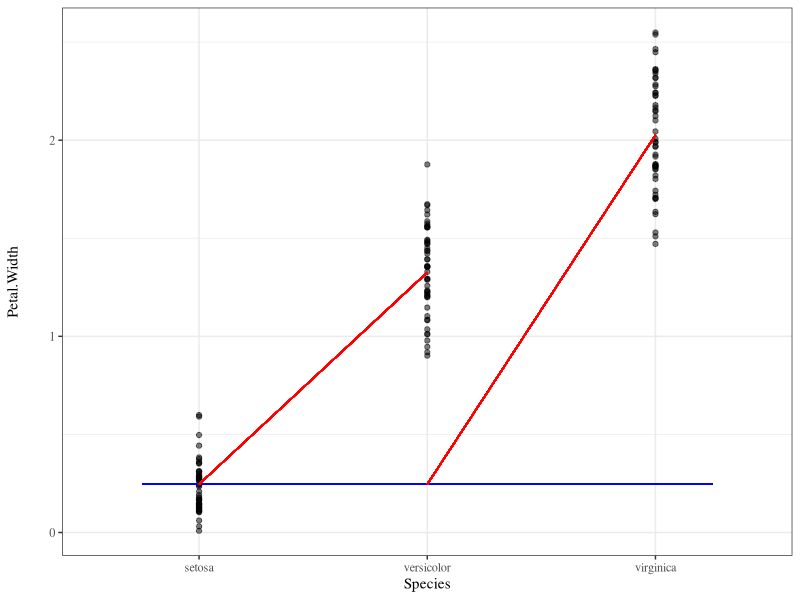
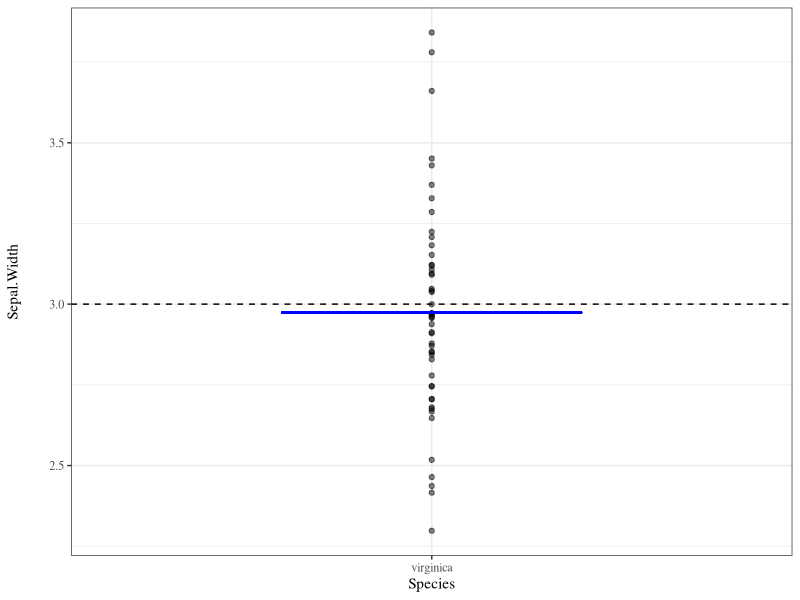
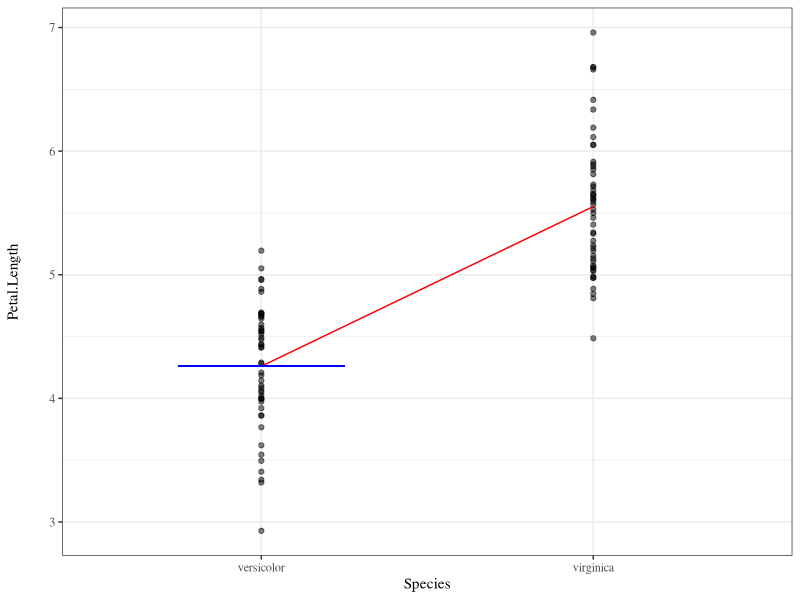
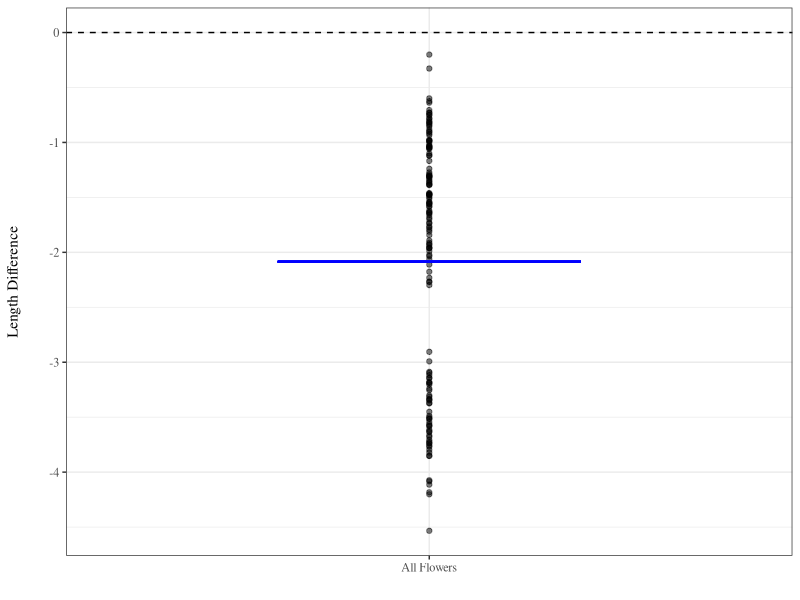

The R source for these figures, in order:
## ---- chunk 1
knitr::opts_chunk$set(echo = TRUE, eval = TRUE, warning = FALSE, message = FALSE, fig.height = 4)
## ---- chunk 2
library(tidyverse)
theme_set(theme_bw())
theme_update(text = element_text(family = "serif"), 
axis.title.y = element_text(margin = margin(r = 20)))

data("iris")
## ---- chunk 3
# One-way analysis of variance (ANOVA)
group_means <- iris %>%
  group_by(Species) %>%
  summarize(pet_width = mean(Petal.Width))

set_mean <- group_means %>%
  filter(Species == "setosa") %>%
  select(pet_width) %>%
  pull()

vers_mean <- group_means %>%
  filter(Species == "versicolor") %>%
  select(pet_width) %>%
  pull()

virg_mean <- group_means %>%
  filter(Species == "virginica") %>%
  select(pet_width) %>%
  pull()

aov(Petal.Width ~ Species, data = iris) %>%
  summary()

lm(Petal.Width ~ Species, data = iris) %>%
  summary()

# Plot w/ treatment contrasts
iris %>%
  ggplot(aes(x = Species, y = Petal.Width)) + 
  geom_jitter(height = .1, width = 0, alpha = 0.5) +
  geom_segment(aes(x = .75, xend = 3.25, y = set_mean, yend = set_mean), color = "blue") + 
  geom_segment(aes(x = 1, xend = 2, y = set_mean, yend = vers_mean), color = "red") +
  geom_segment(aes(x = 2, xend = 3, y = set_mean, yend = virg_mean), color = "red")

# There is a difference between the means of petal width for at least one of the species.
## ---- chunk 4
# One sample t-test
one_samp_data <- iris %>%
  filter(Species == "virginica") %>%
  select(Species, Sepal.Width)

t.test(one_samp_data$Sepal.Width, mu = 3)

lm(one_samp_data$Sepal.Width - 3 ~ 1) %>%
  summary()

one_samp_data %>%
  ggplot(aes(x = Species, y = Sepal.Width)) + 
  geom_jitter(height = .1, width = 0, alpha = 0.5) +
  geom_hline(yintercept = 3, lty = 2) + 
  geom_segment(aes(x = .75, xend = 1.25, 
              y = mean(one_samp_data$Sepal.Width), 
              yend = mean(one_samp_data$Sepal.Width)), color = "blue")

# There is little to no evidence that virginica sepal width is less than 3 cm.
## ---- chunk 5
# Independent samples t-test
ind_samp_data <- iris %>%
  filter(Species %in% c("versicolor", "virginica")) %>%
  select(Species, Petal.Length)

ind_samp_data_vers <- ind_samp_data %>%
  filter(Species == "versicolor") %>%
  select(Petal.Length) %>%
  pull()

ind_samp_data_virg <- ind_samp_data %>%
  filter(Species == "virginica") %>%
  select(Petal.Length) %>%
  pull()

t.test(ind_samp_data_virg, ind_samp_data_vers, var.equal = TRUE)

lm(Petal.Length ~ Species, data = ind_samp_data) %>%
  summary()

ind_samp_data %>%
  ggplot(aes(x = Species, y = Petal.Length, group = 1)) + 
  geom_jitter(height = .1, width = 0, alpha = 0.5) +
  stat_summary(fun.y = mean, geom = "line", color = "red") +
  geom_segment(aes(x = .75, xend = 1.25, y = mean(ind_samp_data_vers), 
               yend = mean(ind_samp_data_vers)), color = "blue")

# The virginica petal length is larger than the versicolor petal length. 
## ---- chunk 6
# Paired samples t-test
t.test(iris$Petal.Length, iris$Sepal.Length, paired = TRUE)

lm(Petal.Length - Sepal.Length ~ 1, data = iris) %>%
  summary()

add_length_diff <- iris %>%
  mutate(`Length Difference` = Petal.Length - Sepal.Length,
         `All Flowers` = "All Flowers")

add_length_diff %>%
  ggplot(aes(x = `All Flowers`, y = `Length Difference`)) + 
  geom_jitter(height = .1, width = 0, alpha = 0.5) +
  geom_hline(yintercept = 0, lty = 2) + 
  geom_segment(aes(x = .75, xend = 1.25, y = mean(add_length_diff$`Length Difference`), 
  yend = mean(add_length_diff$`Length Difference`)), color = "blue") + 
  labs(x = "")

# Petals are shorter than the sepals. 
